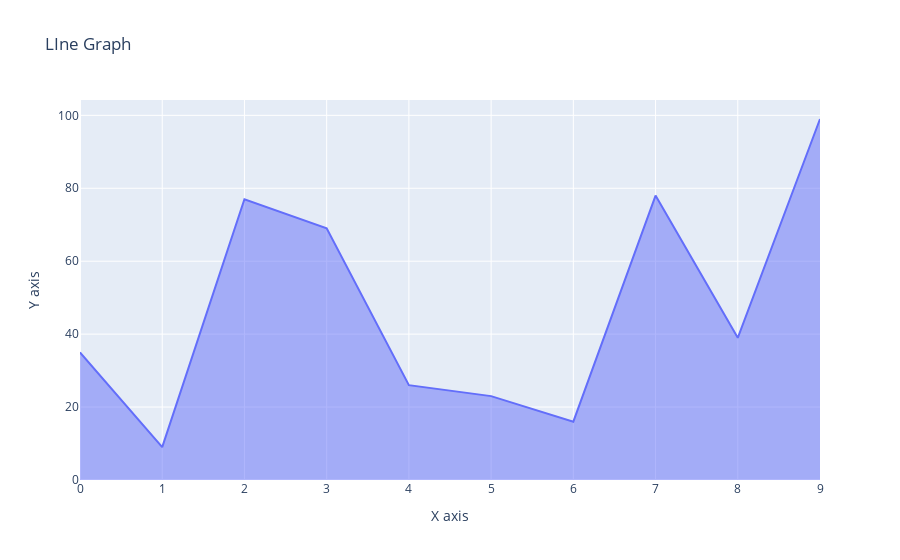

Notebook source saved alongside this figure:
### Code cell
x = np.arange(10)
y = np.random.randint(1,100, 10)
print(x)
print(y)
px.area(x=x,
        y=y, 
        title="LIne Graph",
        labels={'x':'X axis','y':'Y axis'},
)

### Figure 1 — Plotly figure (JSON) as saved in the notebook; plotly's stock layout.template omitted (floating-point values rounded to 4 significant figures)
{"data": [{"fillpattern": {"shape": ""}, "hovertemplate": "X axis=%{x}<br>Y axis=%{y}<extra></extra>", "legendgroup": "", "line": {"color": "#636efa"}, "marker": {"symbol": "circle"}, "mode": "lines", "name": "", "orientation": "v", "showlegend": false, "stackgroup": "1", "type": "scatter", "x": [0, 1, 2, 3, 4, 5, 6, 7, 8, 9], "xaxis": "x", "y": [35, 9, 77, 69, 26, 23, 16, 78, 39, 99], "yaxis": "y"}], "layout": {"legend": {"tracegroupgap": 0}, "title": {"text": "LIne Graph"}, "xaxis": {"anchor": "y", "domain": [0, 1], "title": {"text": "X axis"}}, "yaxis": {"anchor": "x", "domain": [0, 1], "title": {"text": "Y axis"}}}}
